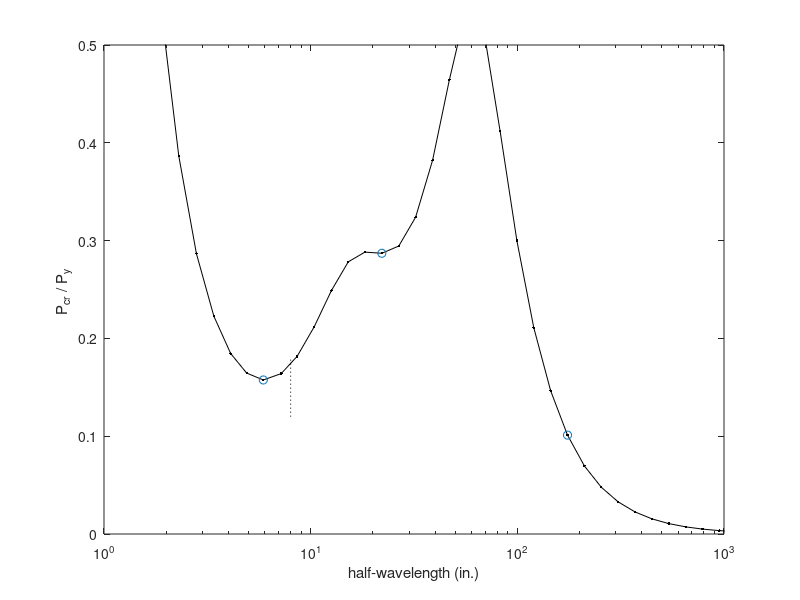

The MATLAB script that drew this image: (Note: this script raises an error after producing the figure.)
%BWS
%May 2005
%Post-processing an analysis
%
clear all
close all
%
currentlocation=['c:\ben\cufsm\cufsm_working\cufsm3\source'];
addpath([currentlocation]);
addpath([currentlocation,'\analysis']);
addpath([currentlocation,'\analysis\GBTconstraints']);
addpath([currentlocation,'\helpers']);
addpath([currentlocation,'\interface']);
addpath([currentlocation,'\plotters']);
%
%minimum inputs
load zwlip_P
Fy=55;
b=8;
length_index_plotted=[12 19 30]
label=['Z-section with lips (AISI 2002 Ex. I-10)'];
%
%Figures
figure(1)
semilogx(curve(:,1),curve(:,2),'k.-')
axis([1 1000 0 0.5])
hold on,plot([b b],[0.12 0.18],'k:'),hold off
xlabel('half-wavelength (in.)')
ylabel('P_{cr} / P_y ') 
hold on
semilogx(curve(length_index_plotted,1),curve(length_index_plotted,2),'o')
hold off
%embelish the plot a bit with the cross-section
scale=1;
[A,xcg,zcg,Ixx,Izz,Ixz,thetap,I11,I22]=grosprop(node,elem);
unsymm=0;
[Py,Mxx_y,Mzz_y,M11_y,M22_y]=yieldMP(node,Fy,A,xcg,zcg,Ixx,Izz,Ixz,thetap,I11,I22,unsymm)
%flags:[node# element# mat# stress# stresspic coord constraints springs origin] 1 means show
flags=[0 0 0 0 0 0 1 1 1]; %these flags control what is plotted, node#, elem#
axesnum=axes('Units','normalized','Position',[0.21 0.6 0.25 0.25],'visible','off');
strespic(node,elem,axesnum,scale)
%crossect(node,elem,axesnum,springs,constraints,flags)
%propplot(node,elem,xcg,zcg,thetap,axesnum)
title(label)
text(1.5,b/2,['P_y=',num2str(Py,'%4.2f'),'kips']);
%
%and with the mode shapes
scale=1;
modeindex=1;
undefv=1;
scale=1;
springs=0;
%local
axesshape=axes('Units','normalized','Position',[0.13 0.13 0.25 0.25],'visible','off');
scale=1;
lengthindex=length_index_plotted(1);
dispshap(undefv,node,elem,shapes(:,lengthindex,modeindex),axesshape,scale,springs);
title(['Local P_{cr}/P_y=',num2str(curve(lengthindex,2),'%2.2f')])
%distortional
axesshape=axes('Units','normalized','Position',[0.41 0.13 0.25 0.25],'visible','off');
scale=1;
lengthindex=length_index_plotted(2);
dispshap(undefv,node,elem,shapes(:,lengthindex,modeindex),axesshape,scale,springs);
title(['Distortional P_{cr}/P_y=',num2str(curve(lengthindex,2),'%2.2f')])
%LTB
axesshape=axes('Units','normalized','Position',[0.64 0.35 0.25 0.25],'visible','off');
scale=1;
lengthindex=length_index_plotted(3);
dispshap(undefv,node,elem,shapes(:,lengthindex,modeindex),axesshape,scale,springs);
title('Flexural')
%title(['Lateral-torsional M_{cr}/M_y=',num2str(curve(lengthindex,2),'%2.2f')])


